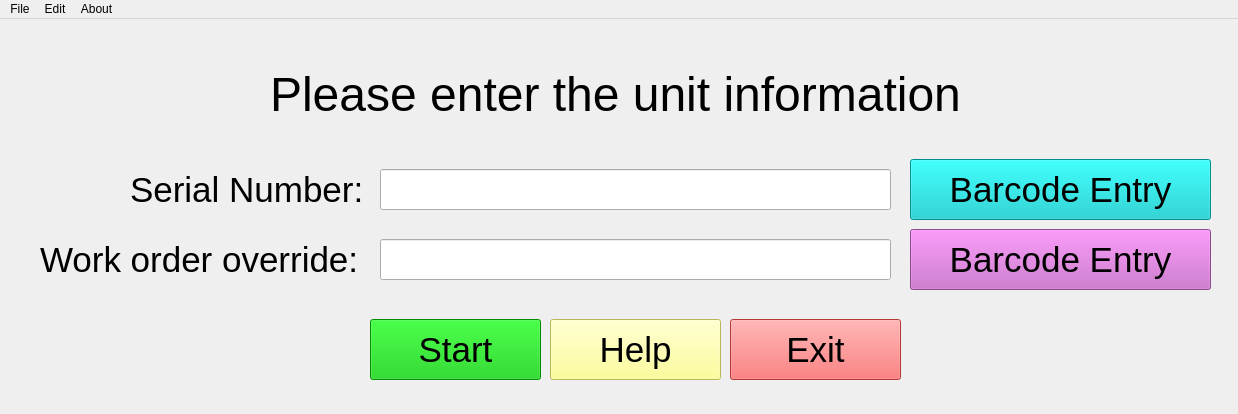
<?xml version="1.0" encoding="UTF-8"?>
<ui version="4.0">
 <class>MainWindow</class>
 <widget class="QMainWindow" name="MainWindow">
  <property name="geometry">
   <rect>
    <x>0</x>
    <y>0</y>
    <width>1238</width>
    <height>414</height>
   </rect>
  </property>
  <property name="windowTitle">
   <string>RUBY Assembly Program</string>
  </property>
  <widget class="QWidget" name="centralwidget">
   <widget class="QLabel" name="label_10">
    <property name="geometry">
     <rect>
      <x>140</x>
      <y>20</y>
      <width>951</width>
      <height>111</height>
     </rect>
    </property>
    <property name="font">
     <font>
      <pointsize>36</pointsize>
     </font>
    </property>
    <property name="text">
     <string>Please enter the unit information</string>
    </property>
    <property name="alignment">
     <set>Qt::AlignCenter</set>
    </property>
   </widget>
   <widget class="QPushButton" name="start_pb">
    <property name="geometry">
     <rect>
      <x>370</x>
      <y>300</y>
      <width>171</width>
      <height>61</height>
     </rect>
    </property>
    <property name="font">
     <font>
      <pointsize>26</pointsize>
     </font>
    </property>
    <property name="styleSheet">
     <string notr="true">background-color: rgb(0, 197, 0)</string>
    </property>
    <property name="text">
     <string>Start</string>
    </property>
   </widget>
   <widget class="QPushButton" name="help_pb">
    <property name="geometry">
     <rect>
      <x>550</x>
      <y>300</y>
      <width>171</width>
      <height>61</height>
     </rect>
    </property>
    <property name="font">
     <font>
      <pointsize>26</pointsize>
     </font>
    </property>
    <property name="styleSheet">
     <string notr="true">background-color: rgb(255, 255, 127)</string>
    </property>
    <property name="text">
     <string>Help</string>
    </property>
   </widget>
   <widget class="QPushButton" name="exit_pb">
    <property name="geometry">
     <rect>
      <x>730</x>
      <y>300</y>
      <width>171</width>
      <height>61</height>
     </rect>
    </property>
    <property name="font">
     <font>
      <pointsize>26</pointsize>
     </font>
    </property>
    <property name="styleSheet">
     <string notr="true">background-color: rgb(253, 79, 79)</string>
    </property>
    <property name="text">
     <string>Exit</string>
    </property>
   </widget>
   <widget class="QPushButton" name="sn_barcode_pb">
    <property name="enabled">
     <bool>true</bool>
    </property>
    <property name="geometry">
     <rect>
      <x>910</x>
      <y>140</y>
      <width>301</width>
      <height>61</height>
     </rect>
    </property>
    <property name="font">
     <font>
      <pointsize>26</pointsize>
     </font>
    </property>
    <property name="styleSheet">
     <string notr="true">background-color: rgb(0, 200, 200)</string>
    </property>
    <property name="text">
     <string>Barcode Entry</string>
    </property>
   </widget>
   <widget class="QLabel" name="label_14">
    <property name="enabled">
     <bool>true</bool>
    </property>
    <property name="geometry">
     <rect>
      <x>130</x>
      <y>150</y>
      <width>261</width>
      <height>41</height>
     </rect>
    </property>
    <property name="font">
     <font>
      <pointsize>26</pointsize>
     </font>
    </property>
    <property name="text">
     <string>Serial Number:</string>
    </property>
   </widget>
   <widget class="QLineEdit" name="serial_number_le">
    <property name="geometry">
     <rect>
      <x>380</x>
      <y>150</y>
      <width>511</width>
      <height>41</height>
     </rect>
    </property>
    <property name="font">
     <font>
      <pointsize>12</pointsize>
     </font>
    </property>
    <property name="text">
     <string/>
    </property>
   </widget>
   <widget class="QLineEdit" name="work_order_le">
    <property name="enabled">
     <bool>true</bool>
    </property>
    <property name="geometry">
     <rect>
      <x>380</x>
      <y>220</y>
      <width>511</width>
      <height>41</height>
     </rect>
    </property>
    <property name="font">
     <font>
      <pointsize>12</pointsize>
     </font>
    </property>
    <property name="text">
     <string/>
    </property>
   </widget>
   <widget class="QPushButton" name="wo_barcode_pb">
    <property name="enabled">
     <bool>true</bool>
    </property>
    <property name="geometry">
     <rect>
      <x>910</x>
      <y>210</y>
      <width>301</width>
      <height>61</height>
     </rect>
    </property>
    <property name="font">
     <font>
      <pointsize>26</pointsize>
     </font>
    </property>
    <property name="styleSheet">
     <string notr="true">background-color: rgb(200, 100, 200)</string>
    </property>
    <property name="text">
     <string>Barcode Entry</string>
    </property>
   </widget>
   <widget class="QLabel" name="label_15">
    <property name="enabled">
     <bool>true</bool>
    </property>
    <property name="geometry">
     <rect>
      <x>40</x>
      <y>220</y>
      <width>331</width>
      <height>41</height>
     </rect>
    </property>
    <property name="font">
     <font>
      <pointsize>26</pointsize>
     </font>
    </property>
    <property name="text">
     <string>Work order override:</string>
    </property>
   </widget>
  </widget>
  <widget class="QMenuBar" name="menubar">
   <property name="geometry">
    <rect>
     <x>0</x>
     <y>0</y>
     <width>1238</width>
     <height>21</height>
    </rect>
   </property>
   <widget class="QMenu" name="menuFile">
    <property name="title">
     <string>File</string>
    </property>
    <addaction name="actionSave"/>
    <addaction name="actionFinish"/>
    <addaction name="actionExit"/>
   </widget>
   <widget class="QMenu" name="menuEdit">
    <property name="title">
     <string>Edit</string>
    </property>
    <addaction name="actionSearch"/>
    <addaction name="actionLoad"/>
   </widget>
   <widget class="QMenu" name="menuAbout">
    <property name="title">
     <string>About</string>
    </property>
    <addaction name="actionAbout"/>
    <addaction name="actionHelp"/>
   </widget>
   <addaction name="menuFile"/>
   <addaction name="menuEdit"/>
   <addaction name="menuAbout"/>
  </widget>
  <action name="actionSave">
   <property name="text">
    <string>Save</string>
   </property>
  </action>
  <action name="actionFinish">
   <property name="text">
    <string>Finish</string>
   </property>
  </action>
  <action name="actionExit">
   <property name="text">
    <string>Exit</string>
   </property>
  </action>
  <action name="actionSearch">
   <property name="text">
    <string>Search</string>
   </property>
  </action>
  <action name="actionLoad">
   <property name="text">
    <string>Load</string>
   </property>
  </action>
  <action name="actionAbout">
   <property name="text">
    <string>About</string>
   </property>
  </action>
  <action name="actionHelp">
   <property name="text">
    <string>Help</string>
   </property>
  </action>
 </widget>
 <resources/>
 <connections/>
</ui>
